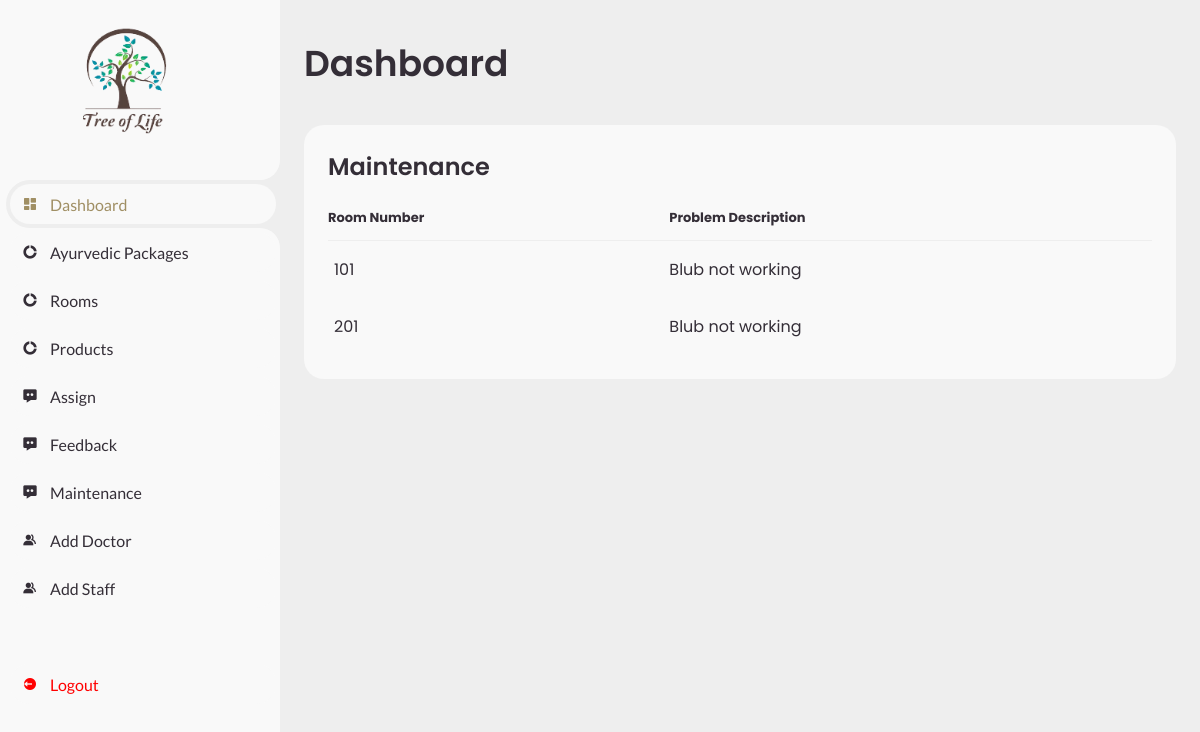
/viewmaintenance.php, run on the app's committed database.
### tables this page shows
CREATE TABLE `tbl_maintenance` (
  `m_id` int(20) NOT NULL,
  `m_room` varchar(100) NOT NULL,
  `m_problem` varchar(200) NOT NULL
);

### viewmaintenance.php (the view, shortened to what this page needs)
<!DOCTYPE html>
<html lang="en">
	<head>
		<link href='https://unpkg.com/boxicons@2.0.9/css/boxicons.min.css' rel='stylesheet'>
		<link rel="stylesheet" href="css/dashboard.css">
	</head>
	<body>
		<section id="sidebar">
			<a href="#" class="brand">
				<br><br>
				<img src="images/logo.png"  height="200" width="250"  align="left">
			</a>
			<ul class="side-menu top">
				<li class="active">
					<a href="admin.php">
						<i class='bx bxs-dashboard' ></i>
						<span class="text">Dashboard</span>
					</a>
				</li>
				<li>
					<a href="treatment.php">
						<i class='bx bxs-doughnut-chart' ></i>
						<span class="text">Ayurvedic Packages</span>
					</a>
				</li>
				<li>
					<a href="rooms.php">
						<i class='bx bxs-doughnut-chart' ></i>
						<span class="text">Rooms</span>
					</a>
				</li>
				<li>
					<a href="store.php">
						<i class='bx bxs-doughnut-chart' ></i>
						<span class="text">Products</span>
					</a>
				</li>
                <li>
					<a href="assign.php">
						<i class='bx bxs-message-dots' ></i>
						<span class="text">Assign</span>
					</a>
				</li>
                <li>
					<a href="viewfeedback.php">
						<i class='bx bxs-message-dots' ></i>
						<span class="text">Feedback</span>
					</a>
				</li>
                <li>
					<a href="viewmaintenance.php">
						<i class='bx bxs-message-dots' ></i>
						<span class="text">Maintenance</span>
					</a>
				</li>
				<li>
					<a href="adddoctor.php">
						<i class='bx bxs-group' ></i>
						<span class="text">Add Doctor</span>
					</a>
				</li>
                <li>
					<a href="addstaff.php">
						<i class='bx bxs-group' ></i>
						<span class="text">Add Staff</span>
					</a>
				</li>
			</ul>
			<ul class="side-menu">
				<li>
					<a href="login.php" class="logout">
						<i class='bx bxs-log-out-circle' ></i>
						<span class="text">Logout</span>
					</a>
				</li>
			</ul>
		</section>
		<section id="content">
			<main>
				<div class="head-title">
					<div class="left">
						<h1>Dashboard</h1>
					</div>
				</div>
				<div class="table-data">
					<div class="order">
						<div class="head">
							<h3>Maintenance</h3>
						</div>
						<table>
							<thead>
								<tr>
									<th>Room Number</th>
									<th>Problem Description</th>
								</tr>
							</thead>
							<tbody>
							<?php
		  					include('dbconnect.php');
		 					$query="SELECT * FROM tbl_maintenance";
							$data = mysqli_query($con,$query);
							while($res=mysqli_fetch_assoc($data))
							{
							?>
							<tr>
								<td><?php echo $res['m_room'];?></td>
								<td><?php echo $res['m_problem'];?></td>
							</tr>
							<?php
							}
							?>
						   	</tbody>
					    </table>
					</div>
				</div>
			</main>
		</section>
	</body>
</html>

### css/dashboard.css (style rules this page uses)
* { margin: 0; padding: 0; box-sizing: border-box; }
a { text-decoration: none; }
li { list-style: none; }
:root { --poppins: 'Poppins', sans-serif; --lato: 'Lato', sans-serif; --light: #F9F9F9; --blue: hsl(43, 24%, 51%); --grey: #eee; --dark-grey: #AAAAAA; --dark: #342E37; --red: #ff0000; --yellow: #9f8e64; --orange: #9f8e64; }
html { overflow-x: hidden; }
body { background: var(--grey); overflow-x: hidden; }
#sidebar { position: fixed; top: 0; left: 0; width: 280px; height: 100%; background: var(--light); z-index: 2000; font-family: var(--lato); transition: .3s ease; overflow-x: hidden; scrollbar-width: none; }
#sidebar .brand { font-size: 24px; font-weight: 700; height: 56px; display: flex; align-items: center; color: var(--blue); margin-top: 20%; top: 0; left: 0; background: var(--light); z-index: 500; padding-bottom: 20px; box-sizing: content-box; }
#sidebar .side-menu { width: 100%; margin-top: 48px; }
#sidebar .side-menu li { height: 48px; background: transparent; margin-left: 6px; border-radius: 48px 0 0 48px; padding: 4px; }
#sidebar .side-menu li.active { background: var(--grey); position: relative; }
#sidebar .side-menu li.active::before { content: ''; position: absolute; width: 40px; height: 40px; border-radius: 50%; top: -40px; right: 0; box-shadow: 20px 20px 0 var(--grey); z-index: -1; }
#sidebar .side-menu li.active::after { content: ''; position: absolute; width: 40px; height: 40px; border-radius: 50%; bottom: -40px; right: 0; box-shadow: 20px -20px 0 var(--grey); z-index: -1; }
#sidebar .side-menu li a { width: 100%; height: 100%; background: var(--light); display: flex; align-items: center; border-radius: 48px; font-size: 16px; color: var(--dark); white-space: nowrap; overflow-x: hidden; }
#sidebar .side-menu.top li.active a { color: var(--blue); }
#sidebar .side-menu li a.logout { color: var(--red); }
#sidebar .side-menu li a .bx { min-width: calc(60px - ((4px + 6px) * 2)); display: flex; justify-content: center; }
#content { position: relative; width: calc(100% - 280px); left: 280px; transition: .3s ease; }
#content main { width: 100%; padding: 36px 24px; font-family: var(--poppins); max-height: calc(100vh - 56px); overflow-y: auto; }
#content main .head-title { display: flex; align-items: center; justify-content: space-between; grid-gap: 16px; flex-wrap: wrap; }
#content main .head-title .left h1 { font-size: 36px; font-weight: 600; margin-bottom: 10px; color: var(--dark); }
#content main .table-data { display: flex; flex-wrap: wrap; grid-gap: 24px; margin-top: 24px; width: 100%; color: var(--dark); }
#content main .table-data > div { border-radius: 20px; background: var(--light); padding: 24px; overflow-x: auto; }
#content main .table-data .head { display: flex; align-items: center; grid-gap: 16px; margin-bottom: 24px; }
#content main .table-data .head h3 { margin-right: auto; font-size: 24px; font-weight: 600; }
#content main .table-data .order { flex-grow: 1; flex-basis: 500px; }
#content main .table-data .order table { width: 100%; border-collapse: collapse; }
#content main .table-data .order table th { padding-bottom: 12px; font-size: 13px; text-align: left; border-bottom: 1px solid var(--grey); }
#content main .table-data .order table td { padding: 16px 0; }
#content main .table-data .order table tr td:first-child { display: flex; align-items: center; grid-gap: 12px; padding-left: 6px; }

### data on the page
tbl_maintenance: m_room "101", m_problem "Blub not working"
tbl_maintenance: m_room "201", m_problem "Blub not working"
